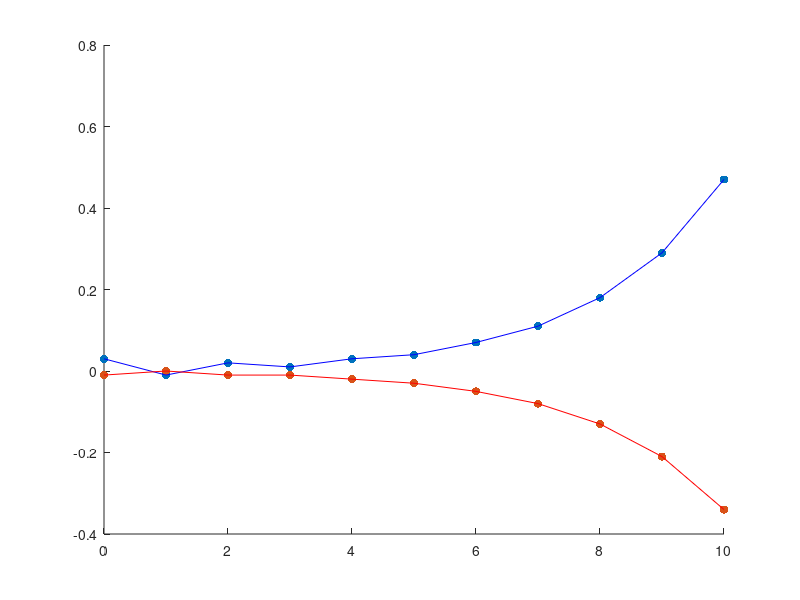

Write the MATLAB code that produced this figure.
%This is the code used to create the figures for Example 1 in 
%lecture 6: fixed points

%Determine the number of steps to take:
numSteps = 10;

%Create a list of the times at which we'll find the position:
t = linspace(0,numSteps, numSteps+1);

%Create a variable to store the positions in:
x = zeros(2, numSteps+1);

%Determine the initial points:
x(1,1) = 0.03;
x(2,1) = -0.01;

%Calculate the position at t = 1, t = 2, . . . , t = numSteps
for i = 1:numSteps
    x(1,i+1) = -2*x(1,i) - 5*x(2,i);
    x(2, i+1) = x(1,i) + 3*x(2,i);
end

%Plot each position:
hold off
scatter(t, x(1,:), 'filled', 'b')
hold on
scatter(t, x(2,:), 'filled', 'r')

plot(t, x(1,:), 'b')
plot(t, x(2,:), 'r')
